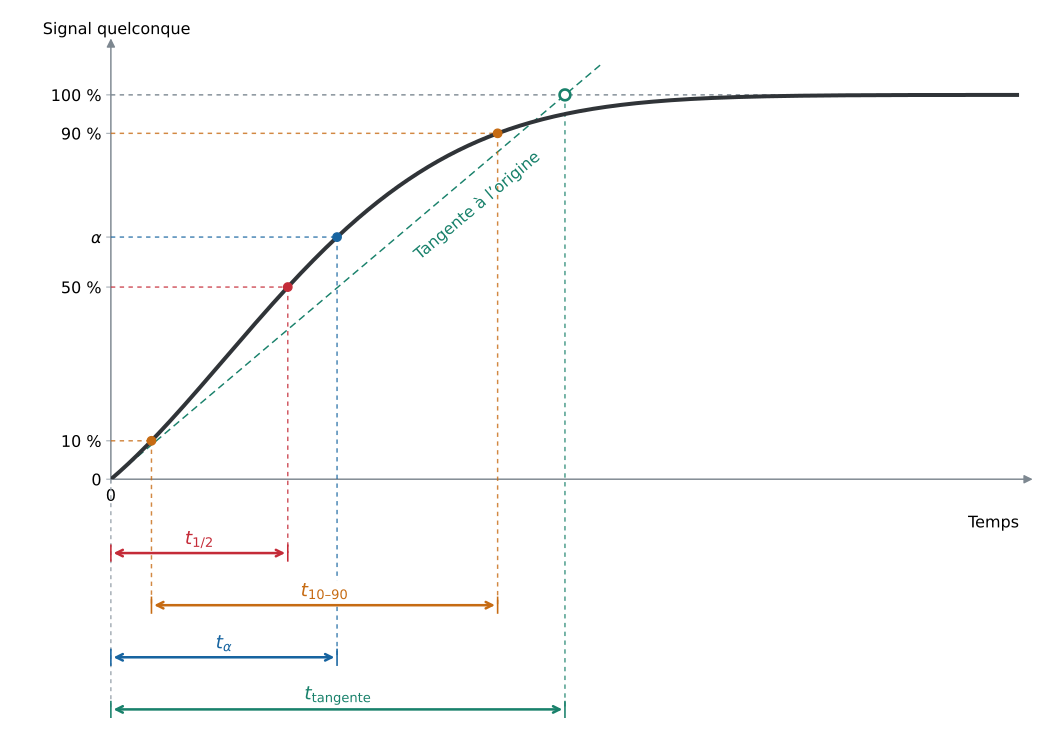

Python code for this plot:
"""Montée non exponentielle : définitions graphiques des temps caractéristiques."""
from pathlib import Path
import os
os.environ.setdefault('MPLCONFIGDIR', '/tmp/matplotlib-rcmes')
import numpy as np
import matplotlib
matplotlib.use('Agg')
import matplotlib.pyplot as plt

out = Path(__file__).resolve().parent
plt.rcParams.update({'font.family': 'DejaVu Sans', 'font.size': 12,
                     'axes.spines.top': False, 'axes.spines.right': False})
fig, ax = plt.subplots(figsize=(11, 7.8))
fig.subplots_adjust(left=.105, right=.965, top=.94, bottom=.36)
blue, orange, purple, green = '#1764a0', '#c66b13', '#c42b38', '#19816b'
# La pente évolue d'abord à la hausse, puis à la baisse : ce n'est pas
# une réponse exponentielle simple. La pente initiale est 0,4 ; au temps de tangente, le signal vaut environ 95 %.
def response(t):
    return 1 - np.exp(-.4*t - .32*t**2)
def crossing(p):
    return (-.4 + np.sqrt(.4**2 - 1.28*np.log(1-p))) / .64
th, t10, t90, t63 = [crossing(p) for p in [.5, .1, .9, .63]]
ttan = 2.5
t = np.linspace(0, 5, 1000)
ax.plot(t, response(t), color='#303438', lw=3, zorder=4)
ax.axhline(1, color='#63717c', lw=1.1, ls=(0,(3,3)), alpha=.8)
ax.plot([0,ttan*1.08], [0,1.08], color=green, lw=1.1, ls=(0,(5,3)))
ax.scatter([ttan],[1], s=65, facecolors='white', edgecolors=green, linewidths=2, zorder=6)
ax.text(1.7,.57,'Tangente à l’origine', color=green, fontsize=12,
        rotation=40, rotation_mode='anchor')
ax.set_xlim(0,5)
ax.set_ylim(0,1.13)
ax.set_yticks([0,.1,.5,.63,.9,1], ['0','10 %','50 %',r'$\alpha$','90 %','100 %'])
ax.set_xticks([0], ['0'])
ax.set_xlabel('Temps', loc='right', labelpad=8)
ax.text(-.075, 1.025, 'Signal quelconque', transform=ax.transAxes, ha='left')
ax.spines[['left','bottom']].set_visible(False)
# Axes fléchés, indépendants des repères de construction.
for endpoint in [(1.015, 0), (0, 1.015)]:
    ax.annotate('', xy=endpoint, xytext=(0, 0), xycoords='axes fraction',
                arrowprops=dict(arrowstyle='-|>', color='#7d8790', lw=1.1,
                                mutation_scale=13, shrinkA=0, shrinkB=0),
                annotation_clip=False, zorder=2)
ax.tick_params(color='#a1aab2')
trans = ax.get_xaxis_transform()
def guide(x,level,row,color):
    ax.plot([0,x],[level,level], color=color, lw=1.1, ls=(0,(3,3)), alpha=.8)
    ax.plot([x,x],[level/ax.get_ylim()[1],row], transform=trans,
            color=color, lw=1.1, ls=(0,(3,3)), alpha=.8, clip_on=False)
    ax.scatter([x],[level], s=40, color=color, zorder=6)
def interval(a,b,row,color,label):
    ax.annotate('',xy=(a,row),xytext=(b,row),xycoords=trans,
                arrowprops=dict(arrowstyle='<->',color=color,lw=1.9),annotation_clip=False)
    for x in [a,b]:
        ax.plot([x,x],[row-.018,row+.018],transform=trans,color=color,lw=1.2,clip_on=False)
    ax.text((a+b)/2,row+.010,label,transform=trans,ha='center',va='bottom',
            color=color,fontsize=14,clip_on=False,
            bbox=dict(facecolor='white',edgecolor='none',pad=1.5))
# Les projections se prolongent jusqu'à la flèche propre à chaque définition.
for x,level,row,color in [(th,.5,-.17,purple),(t10,.1,-.29,orange),
                           (t90,.9,-.29,orange),(t63,.63,-.41,blue)]:
    guide(x,level,row,color)
ax.plot([ttan,ttan],[1/1.13,-.53], transform=trans, color=green,
        lw=1.1, ls=(0,(3,3)), alpha=.8, clip_on=False)
ax.plot([0,0],[0,-.53],transform=trans,color='#9aa4ad',lw=1,
        ls=(0,(3,3)),clip_on=False)
interval(0,th,-.17,purple,r'$t_{1/2}$')
interval(t10,t90,-.29,orange,r'$t_{10–90}$')
interval(0,t63,-.41,blue,r'$t_{\alpha}$')
interval(0,ttan,-.53,green,r'$t_{\mathrm{tangente}}$')
for ext in ['png','svg']:
    fig.savefig(out/f'{Path(__file__).stem}.{ext}', dpi=200, facecolor='white')
plt.close(fig)
print(f't1/2={th:.3f}, t10–90={t90-t10:.3f}, t63={t63:.3f}, ttangente={ttan:.3f}')
